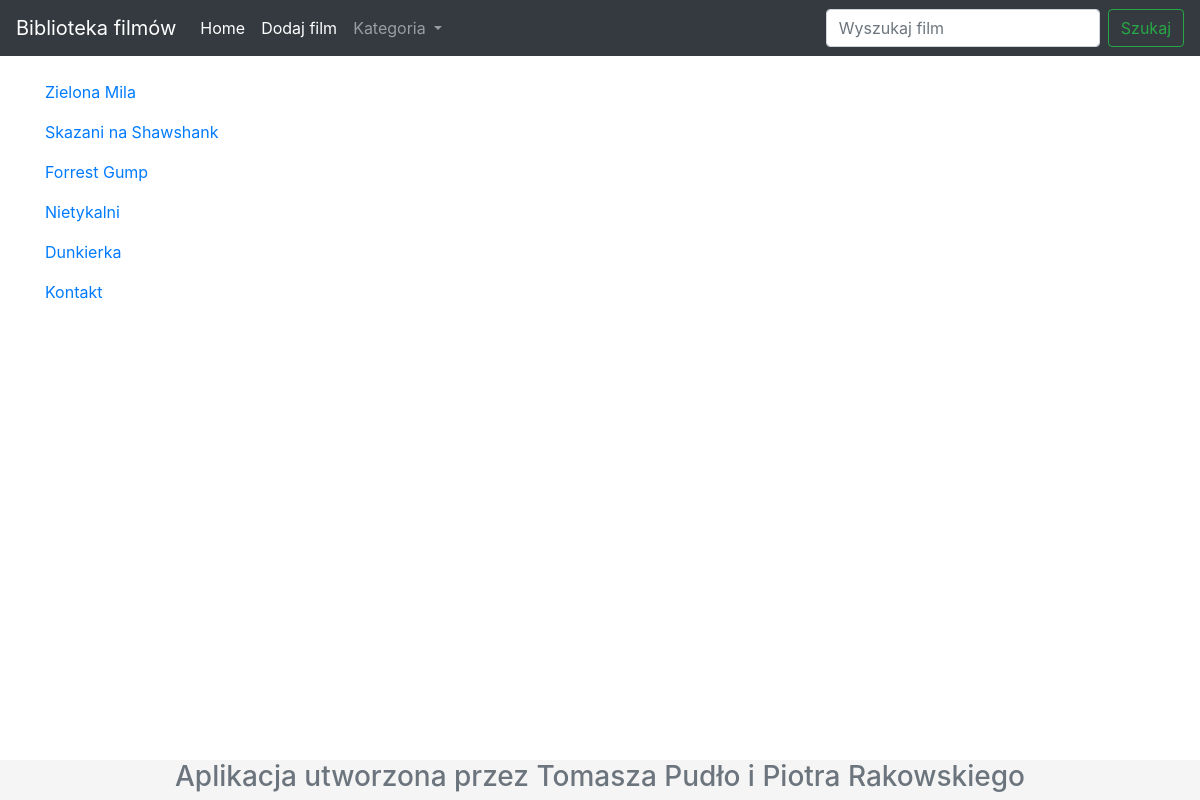
The page /gatunek/4/ on the database its author committed.
### Filmy/models.py (models this page shows, shortened)
class Filmy(models.Model):
    tytul = models.CharField(max_length=100)
    opis = models.TextField(blank=True)
    rok_produkcji = models.DecimalField(max_digits=4, decimal_places=0)
    ocena = models.DecimalField(max_digits=2, decimal_places=1)
    rezyser = models.ForeignKey(Rezyser, on_delete=models.CASCADE, null=True)
    gatunek = models.ManyToManyField(Gatunek)
    class Meta:
        verbose_name = "Filmy"
        verbose_name_plural = "Filmy"

### Filmy/views.py (the view)
# urls.py: path('gatunek/<id>/', gatunek, name='gatunek'),
def gatunek(request, id):
    gatunek_user = Gatunek.objects.get(pk=id)
    gatunek_film = Filmy.objects.filter(gatunek = gatunek_user)
    gatunki = Gatunek.objects.all()
    dane = {'gatunek_user': gatunek_user,
            'gatunek_film': gatunek_film,
            'gatunki': gatunki}
    return render(request, 'gatunek_film.html', dane)

### Filmy/templates/gatunek_film.html (shortened to what this page needs)
{% extends 'szablon.html' %}
{% load static %}
{% block content %}
    {% if gatunek_film %}
        {% for film in gatunek_film %}
        <p><a href = "/film/{{ film.id }}/"> {{ film.tytul }} </a> </p>
        {% endfor %}
    {% endif %}
{% endblock content %}

### Filmy/templates/szablon.html (style rules this page uses)
html { position: relative; min-height: 100%; }
body { margin-bottom: 40px; }

### rows shown on the page
Filmy: tytul "Zielona Mila"
Filmy: tytul "Skazani na Shawshank"
Filmy: tytul "Forrest Gump"
Filmy: tytul "Nietykalni"
Filmy: tytul "Dunkierka"
Filmy: tytul "Kontakt"
